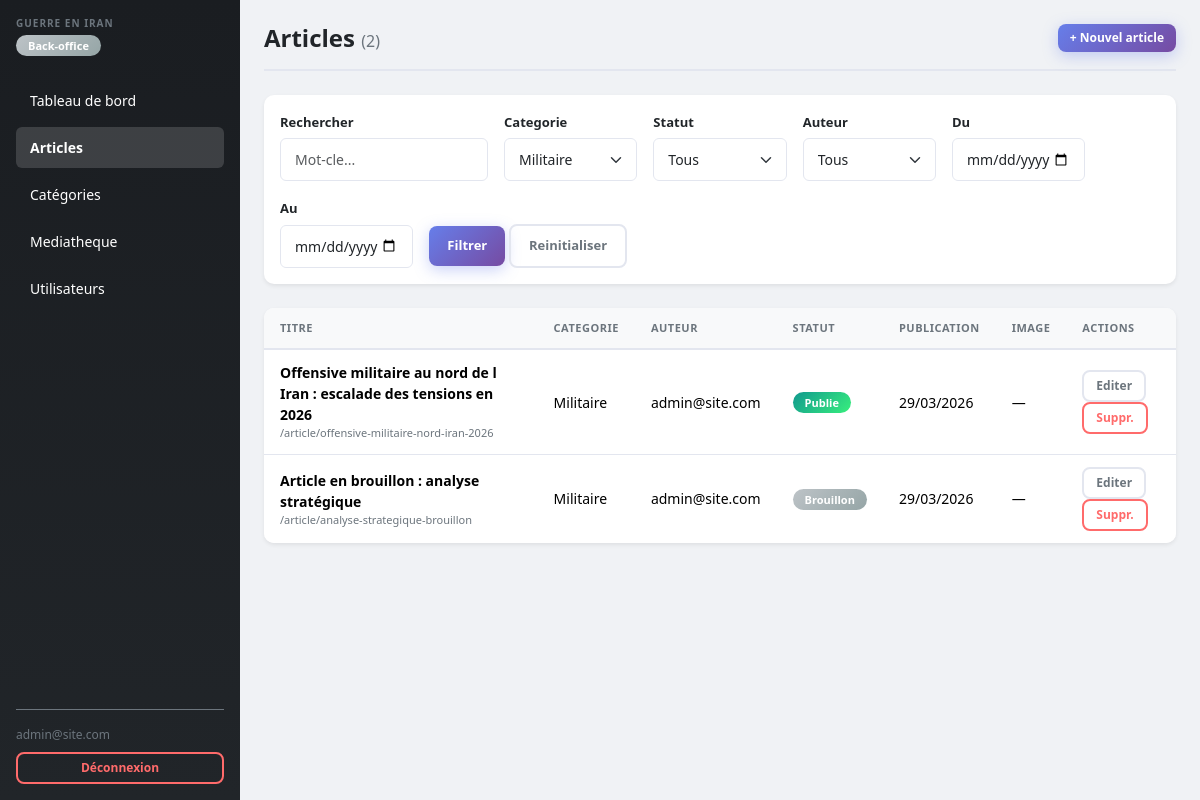
Page /backoffice/src/articles/list.php?categorie_id=1 (signed in) on the committed database.
### tables this page shows
CREATE TABLE IF NOT EXISTS users (
  id           INT AUTO_INCREMENT PRIMARY KEY,
  nom          VARCHAR(100) NOT NULL DEFAULT '',
  email        VARCHAR(150) UNIQUE NOT NULL,
  mot_de_passe VARCHAR(255) NOT NULL,
  role         ENUM('admin', 'editeur', 'redacteur') NOT NULL DEFAULT 'redacteur',
  actif        TINYINT(1) NOT NULL DEFAULT 1,
  created_at   DATETIME DEFAULT CURRENT_TIMESTAMP
);

CREATE TABLE IF NOT EXISTS articles (
  id               INT AUTO_INCREMENT PRIMARY KEY,
  titre            VARCHAR(255) NOT NULL,
  slug             VARCHAR(255) UNIQUE NOT NULL,
  contenu          LONGTEXT,
  resume           TEXT,
  image            VARCHAR(255),
  alt_image        VARCHAR(255),
  date_publication DATETIME DEFAULT CURRENT_TIMESTAMP,
  statut           ENUM('publie','brouillon','planifie') DEFAULT 'brouillon',
  categorie_id     INT,
  user_id          INT,
  created_at       DATETIME DEFAULT CURRENT_TIMESTAMP,
  updated_at       DATETIME DEFAULT CURRENT_TIMESTAMP ON UPDATE CURRENT_TIMESTAMP,
  FOREIGN KEY (categorie_id) REFERENCES categories(id) ON DELETE SET NULL,
  FOREIGN KEY (user_id)      REFERENCES users(id)      ON DELETE SET NULL
);

CREATE TABLE IF NOT EXISTS categories (
  id          INT AUTO_INCREMENT PRIMARY KEY,
  nom         VARCHAR(100) NOT NULL,
  slug        VARCHAR(100) UNIQUE NOT NULL,
  description TEXT
);

### backoffice/src/includes/auth.php (called while the page is built, shortened)
<?php
$currentUser = $_SESSION['user'];

### backoffice/src/includes/db.php (called while the page is built, shortened)
<?php
$host = $_ENV['DB_HOST'] ?? $_SERVER['DB_HOST'] ?? getenv('DB_HOST') ?: 'db';
$db   = $_ENV['DB_NAME'] ?? $_SERVER['DB_NAME'] ?? getenv('DB_NAME') ?: 'guerre_iran';
$user = $_ENV['DB_USER'] ?? $_SERVER['DB_USER'] ?? getenv('DB_USER') ?: 'user';
$pass = $_ENV['DB_PASS'] ?? $_SERVER['DB_PASS'] ?? getenv('DB_PASS') ?: 'password';
try {
    $pdo = new PDO(
        "mysql:host=$host;dbname=$db;charset=utf8mb4",
        $user, $pass,
        [
            PDO::ATTR_ERRMODE            => PDO::ERRMODE_EXCEPTION,
            PDO::ATTR_DEFAULT_FETCH_MODE => PDO::FETCH_ASSOC,
            PDO::ATTR_EMULATE_PREPARES   => false,
        ]
    );
} catch (PDOException $e) {
    die('Connexion BDD echouee : ' . $e->getMessage());
}
function getUsers(): array {
    global $pdo;
    return $pdo->query(
        "SELECT id, nom, email, role, actif, created_at FROM users ORDER BY created_at DESC"
    )->fetchAll();
}
function getCategories(): array {
    global $pdo;
    return $pdo->query(
        "SELECT c.*, COUNT(a.id) AS nb_articles
         FROM categories c
         LEFT JOIN articles a ON a.categorie_id = c.id
         GROUP BY c.id
         ORDER BY c.nom ASC"
    )->fetchAll();
}
function getArticlesFiltered(array $filters): array {
    global $pdo;
    $sql = "SELECT a.*, c.nom AS categorie, u.email AS auteur
            FROM articles a
            LEFT JOIN categories c ON a.categorie_id = c.id
            LEFT JOIN users u ON a.user_id = u.id
            WHERE 1=1";
    $params = [];
    if (!empty($filters['categorie_id'])) {
        $sql .= " AND a.categorie_id = ?";
        $params[] = (int)$filters['categorie_id'];
    }
    $sql .= " ORDER BY a.date_publication DESC";
    $st = $pdo->prepare($sql);
    $st->execute($params);
    return $st->fetchAll();
}

### backoffice/src/articles/list.php (the view, shortened to what this page needs)
<?php
require_once '../includes/auth.php';
require_once '../includes/db.php';
$categories  = getCategories();
$users       = getUsers();
$filters = [
    'search'       => trim($_GET['search'] ?? ''),
    'categorie_id' => $_GET['categorie_id'] ?? '',
    'statut'       => $_GET['statut'] ?? '',
    'user_id'      => $_GET['user_id'] ?? '',
    'date_from'    => $_GET['date_from'] ?? '',
    'date_to'      => $_GET['date_to'] ?? '',
];
$hasFilters = !empty($filters['search']) || !empty($filters['categorie_id']) ||
              !empty($filters['statut']) || !empty($filters['user_id']) ||
              !empty($filters['date_from']) || !empty($filters['date_to']);
$articles = $hasFilters ? getArticlesFiltered($filters) : getArticles();
require '../includes/nav.php';
?>
<div class="page-header">
    <h1>Articles <span class="text-secondary fw-normal fs-6">(<?= count($articles) ?>)</span></h1>
    <a href="/admin/articles/create.php" class="btn btn-dark btn-sm">+ Nouvel article</a>
</div>
<div class="card border-0 shadow-sm mb-4">
    <div class="card-body">
        <form method="GET" class="row g-3 align-items-end">
            <div class="col-md-3">
                <label class="form-label" for="search">Rechercher</label>
                <input type="text" id="search" name="search" class="form-control"
                       placeholder="Mot-cle..." value="<?= htmlspecialchars($filters['search']) ?>">
            </div>
            <div class="col-md-2">
                <label class="form-label" for="categorie_id">Categorie</label>
                <select id="categorie_id" name="categorie_id" class="form-select">
                    <?php foreach ($categories as $c): ?>
                        <option value="<?= $c['id'] ?>" <?= $filters['categorie_id'] == $c['id'] ? 'selected' : '' ?>>
                            <?= htmlspecialchars($c['nom']) ?>
                        </option>
                    <?php endforeach; ?>
                </select>
            </div>
            <div class="col-md-2">
                <label class="form-label" for="statut">Statut</label>
                <select id="statut" name="statut" class="form-select">
                    <option value="">Tous</option>
                </select>
            </div>
            <div class="col-md-2">
                <label class="form-label" for="user_id">Auteur</label>
                <select id="user_id" name="user_id" class="form-select">
                    <option value="">Tous</option>
                </select>
            </div>
            <div class="col-md-2">
                <label class="form-label" for="date_from">Du</label>
                <input type="date" id="date_from" name="date_from" class="form-control"
                       value="<?= htmlspecialchars($filters['date_from']) ?>">
            </div>
            <div class="col-md-2">
                <label class="form-label" for="date_to">Au</label>
                <input type="date" id="date_to" name="date_to" class="form-control"
                       value="<?= htmlspecialchars($filters['date_to']) ?>">
            </div>
            <div class="col-md-3">
                <button type="submit" class="btn btn-dark">Filtrer</button>
                <?php if ($hasFilters): ?>
                    <a href="/admin/articles/list.php" class="btn btn-outline-secondary">Reinitialiser</a>
                <?php endif; ?>
            </div>
        </form>
    </div>
</div>
<div class="card border-0 shadow-sm">
    <div class="card-body p-0">
        <table class="table table-hover mb-0">
            <thead>
                <tr>
                    <th style="width:30%">Titre</th>
                    <th>Categorie</th>
                    <th>Auteur</th>
                    <th>Statut</th>
                    <th>Publication</th>
                    <th>Image</th>
                    <th style="width:120px">Actions</th>
                </tr>
            </thead>
            <tbody>
            <?php if (empty($articles)): ?>
                <tr><td colspan="7" class="text-center text-secondary py-4">
                    <?php if ($hasFilters): ?>
                        Aucun article ne correspond aux filtres. <a href="/admin/articles/list.php">Reinitialiser</a>
                    <?php else: ?>
                        Aucun article. <a href="/admin/articles/create.php">Creer le premier</a>
                    <?php endif; ?>
                </td></tr>
            <?php else: ?>
                <?php foreach ($articles as $a): ?>
                <tr>
                    <td>
                        <strong><?= htmlspecialchars($a['titre']) ?></strong>
                        <div class="text-secondary" style="font-size:11px">/article/<?= $a['slug'] ?></div>
                    </td>
                    <td><?= htmlspecialchars($a['categorie'] ?? '—') ?></td>
                    <td><?= htmlspecialchars($a['auteur'] ?? '—') ?></td>
                    <td>
                        <?php if ($a['statut'] === 'publie'): ?>
                            <span class="badge bg-success">Publie</span>
                        <?php elseif ($a['statut'] === 'planifie'): ?>
                            <span class="badge bg-info">Planifie</span>
                        <?php else: ?>
                            <span class="badge bg-secondary">Brouillon</span>
                        <?php endif; ?>
                    </td>
                    <td>
                        <?php if ($a['statut'] === 'planifie'): ?>
                            <span title="Publication prevue"><?= date('d/m/Y H:i', strtotime($a['date_publication'])) ?></span>
                        <?php else: ?>
                            <?= date('d/m/Y', strtotime($a['date_publication'])) ?>
                        <?php endif; ?>
                    </td>
                    <td>
                        <?php if ($a['image']): ?>
                            <img src="/uploads/<?= htmlspecialchars($a['image']) ?>"
                                 alt="<?= htmlspecialchars($a['alt_image']) ?>"
                                 style="width:48px;height:36px;object-fit:cover;border-radius:4px">
                        <?php else: ?>—<?php endif; ?>
                    </td>
                    <td>
                        <a href="/admin/articles/edit.php?id=<?= $a['id'] ?>" class="btn btn-sm btn-outline-secondary me-1">Editer</a>
                        <a href="/admin/articles/delete.php?id=<?= $a['id'] ?>"
                           class="btn btn-sm btn-outline-danger"
                           onclick="return confirm('Supprimer cet article ?')">Suppr.</a>
                    </td>
                </tr>
                <?php endforeach; ?>
            <?php endif; ?>
            </tbody>
        </table>
    </div>
</div>
<?php require '../includes/footer.php'; ?>

### backoffice/src/includes/nav.php (shortened to what this page needs)
<?php
$currentPage = basename($_SERVER['PHP_SELF']);
$currentUri  = $_SERVER['REQUEST_URI'];
?>
<!DOCTYPE html>
<html lang="fr">
<head>
    <link href="https://cdn.jsdelivr.net/npm/bootstrap@5.3.3/dist/css/bootstrap.min.css" rel="stylesheet">
    <link rel="stylesheet" href="/admin/assets/css/style.css">
</head>
<body>
<div class="d-flex" id="wrapper">
    <nav class="sidebar bg-dark text-white d-flex flex-column p-3">
        <div class="mb-4">
            <div class="text-uppercase text-secondary" style="font-size:10px;letter-spacing:.1em;font-weight:600">
                Guerre en Iran
            </div>
            <span class="badge bg-secondary mt-1">Back-office</span>
        </div>
        <ul class="nav flex-column gap-1 flex-grow-1">
            <li>
                <a href="/admin/dashboard.php"
                   class="nav-link text-white rounded <?= $currentPage === 'dashboard.php' ? 'active' : '' ?>">
                    Tableau de bord
                </a>
            </li>
            <li>
                <a href="/admin/articles/list.php"
                   class="nav-link text-white rounded <?= str_contains($currentUri, '/articles/') ? 'active' : '' ?>">
                    Articles
                </a>
            </li>
            <li>
                <a href="/admin/categories/list.php"
                   class="nav-link text-white rounded <?= str_contains($currentUri, '/categories/') ? 'active' : '' ?>">
                    Catégories
                </a>
            </li>
            <li>
                <a href="/admin/media/list.php"
                   class="nav-link text-white rounded <?= str_contains($currentUri, '/media/') ? 'active' : '' ?>">
                    Mediatheque
                </a>
            </li>
            <?php if (isset($currentUser) && $currentUser['role'] === 'admin'): ?>
            <li>
                <a href="/admin/users/list.php"
                   class="nav-link text-white rounded <?= str_contains($currentUri, '/users/') ? 'active' : '' ?>">
                    Utilisateurs
                </a>
            </li>
            <?php endif; ?>
        </ul>
        <div class="pt-3 mt-auto border-top border-secondary">
            <div class="text-secondary mb-2" style="font-size:12px">
                <?= htmlspecialchars($currentUser['email']) ?>
            </div>
            <a href="/admin/logout.php" class="btn btn-outline-danger btn-sm w-100">
                Déconnexion
            </a>
        </div>
    </nav>
    <main class="flex-grow-1 p-4">

### backoffice/src/assets/css/style.css (style rules this page uses)
:root { --primary: #212529; --primary-light: #495057; --success: #198754; --info: #0dcaf0; --warning: #ffc107; --danger: #dc3545; --secondary: #6c757d; --light: #f8f9fa; --border: #e3e6ef; --bg: #f0f2f5; --white: #ffffff; --shadow: 0 2px 8px rgba(0,0,0,0.08); --radius: 10px; }
* { box-sizing: border-box; }
body { background: var(--bg); font-family: 'Segoe UI', -apple-system, BlinkMacSystemFont, sans-serif; font-size: 14px; color: var(--primary); margin: 0; }
.sidebar { min-width: 240px; max-width: 240px; height: 100vh; position: sticky; top: 0; background: linear-gradient(180deg, #1a1d21 0%, #212529 100%); }
.sidebar .nav-link { padding: 10px 14px; font-size: 14px; color: rgba(255,255,255,0.75); border-radius: 6px; transition: all 0.2s ease; margin-bottom: 2px; }
.sidebar .nav-link.active { background: rgba(255,255,255,0.15); color: #fff; font-weight: 600; }
.page-header { display: flex; align-items: center; justify-content: space-between; margin-bottom: 1.5rem; padding-bottom: 1rem; border-bottom: 2px solid var(--border); }
.page-header h1 { font-size: 1.5rem; font-weight: 700; margin: 0; color: var(--primary); }
.card { border-radius: var(--radius); overflow: hidden; }
.table { margin-bottom: 0; }
.table th { font-size: 11px; text-transform: uppercase; letter-spacing: 0.5px; color: var(--secondary); background: var(--light); font-weight: 600; padding: 12px 16px; border-bottom: 2px solid var(--border); }
.table td { vertical-align: middle; padding: 12px 16px; border-bottom: 1px solid var(--border); }
.table tbody tr:last-child td { border-bottom: none; }
.badge { font-size: 11px; font-weight: 600; padding: 5px 12px; border-radius: 20px; }
.badge-publie, .badge.bg-success { background: linear-gradient(135deg, #11998e 0%, #38ef7d 100%) !important; color: #fff !important; }
.badge-brouillon, .badge.bg-secondary { background: linear-gradient(135deg, #bdc3c7 0%, #95a5a6 100%) !important; color: #fff !important; }
.btn { font-weight: 600; border-radius: 8px; padding: 10px 18px; font-size: 13px; transition: all 0.3s ease; border: none; }
.btn-dark { background: linear-gradient(135deg, #667eea 0%, #764ba2 100%); border: none; box-shadow: 0 4px 15px rgba(102, 126, 234, 0.35); }
.btn-outline-secondary { border: 2px solid var(--border); color: var(--secondary); background: transparent; }
.btn-outline-danger { border: 2px solid #FF6B6B; color: #FF6B6B; background: transparent; }
.btn-sm { padding: 5px 12px; font-size: 12px; }
.form-label { font-weight: 600; font-size: 13px; color: var(--primary); margin-bottom: 6px; }
.form-control, .form-select { border-radius: 6px; border: 1px solid var(--border); padding: 10px 14px; font-size: 14px; transition: all 0.2s; }
.card, .stat-card, .stat-card-mini { animation: fadeIn 0.3s ease; }

### rows in the picture
users: email "admin@site.com"
articles: titre "Offensive militaire au nord de l Iran : escalade des tensions en 2026", slug "offensive-militaire-nord-iran-2026", categorie.nom "Militaire", user.email "admin@site.com", statut "Publie", date_publication "29/03/2026"
articles: titre "Article en brouillon : analyse stratégique", slug "analyse-strategique-brouillon", categorie.nom "Militaire", user.email "admin@site.com", statut "Brouillon", date_publication "29/03/2026"

### other values in the picture
count($articles) "2"
form field categorie_id "Militaire"
